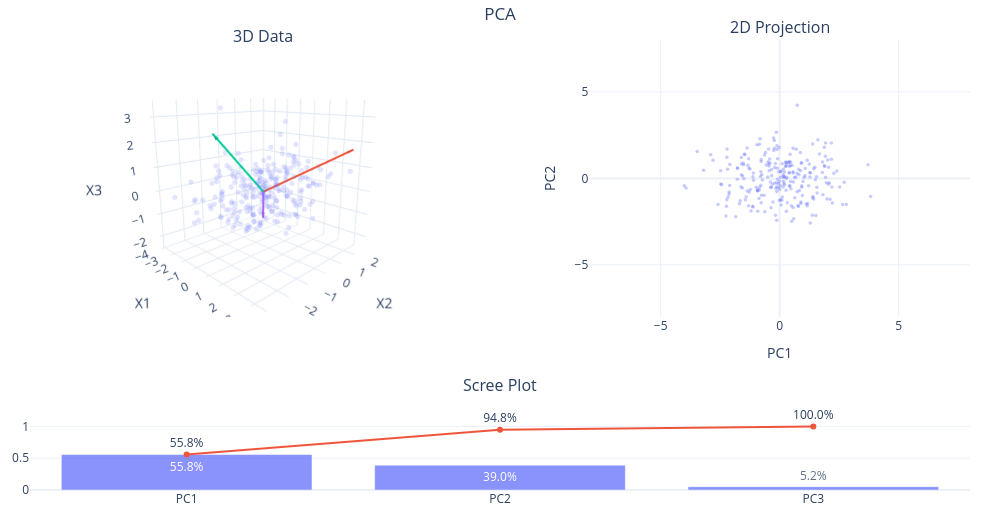

The notebook cell saved with this chart:
### Code cell
import os
import numpy as np
import plotly.graph_objects as go
from plotly.subplots import make_subplots
from sklearn.decomposition import PCA

def plot_pca_pipeline(output_path="./beamer/images/pca.png"):

    # Generate 3D data with variance/noise
    rng = np.random.default_rng(7)
    latent = rng.normal(size=(250, 2))
    basis = np.array([[1.0, 0.2], [0.4, 1.0], [0.8, -0.6]])
    X_3d = latent @ basis.T + rng.normal(scale=0.45, size=(250, 3))

    # Fit PCA for all components and extract 2D projection
    pca_full = PCA().fit(X_3d)
    pca_2d = PCA(n_components=2)
    X_pca = pca_2d.fit_transform(X_3d)
    
    var_exp = pca_full.explained_variance_ratio_
    cum_var_exp = np.cumsum(var_exp)

    # Subplot configuration
    fig = make_subplots(
        rows=2,
        cols=2,
        row_heights=[0.75, 0.25],
        column_widths=[0.55, 0.45],
        specs=[
            [{"type": "scene"}, {"type": "xy"}],
            [{"type": "xy", "colspan": 2}, None]
        ],
        subplot_titles=(
            "3D Data",
            "2D Projection",
            "Scree Plot"
        ),
        vertical_spacing=0.18,
        horizontal_spacing=0.10
    )

    # 1. Original 3D Scatter Plot
    fig.add_trace(
        go.Scatter3d(
            x=X_3d[:, 0],
            y=X_3d[:, 1],
            z=X_3d[:, 2],
            mode="markers",
            marker=dict(size=3, color="#636EFA", opacity=0.18),
            name="Data Points"
        ),
        row=1, col=1
    )

    # Add 3D Eigenvector arrows
    mean = pca_full.mean_
    components = pca_full.components_
    eigenvalues = pca_full.explained_variance_
    vector_colors = ["#EF553B", "#00CC96", "#AB63FA"]

    for i in range(3):
        vector = components[i] * np.sqrt(eigenvalues[i]) * 3.2
        tip = mean + vector

        # Line shaft
        fig.add_trace(
            go.Scatter3d(
                x=[mean[0], tip[0]],
                y=[mean[1], tip[1]],
                z=[mean[2], tip[2]],
                mode="lines",
                line=dict(color=vector_colors[i], width=4.0),
                name=f"Eigenvector {i+1}"
            ),
            row=1, col=1
        )

        # Arrowhead cone
        fig.add_trace(
            go.Cone(
                x=[tip[0]],
                y=[tip[1]],
                z=[tip[2]],
                u=[vector[0]],
                v=[vector[1]],
                w=[vector[2]],
                sizemode="absolute",
                sizeref=0.25,
                colorscale=[[0, vector_colors[i]], [1, vector_colors[i]]],
                showscale=False,
                anchor="tip"
            ),
            row=1, col=1
        )

    # 2. PCA 2D Projected Scatter Plot
    fig.add_trace(
        go.Scatter(
            x=X_pca[:, 0],
            y=X_pca[:, 1],
            mode="markers",
            marker=dict(size=3.5, color="#636EFA", opacity=0.35),
            name="PCA Scores"
        ),
        row=1, col=2
    )

    # 3. Scree Plot
    components_idx = ["PC1", "PC2", "PC3"]
    
    fig.add_trace(
        go.Bar(
            x=components_idx,
            y=var_exp,
            name="Individual Variance",
            text=[f"{v:.1%}" for v in var_exp],
            textposition="auto",
            marker_color="#636EFA",
            opacity=0.75
        ),
        row=2, col=1
    )

    fig.add_trace(
        go.Scatter(
            x=components_idx,
            y=cum_var_exp,
            mode="lines+markers+text",
            name="Cumulative Variance",
            text=[f"{v:.1%}" for v in cum_var_exp],
            textposition="top center",
            line=dict(color="#EF553B", width=2)
        ),
        row=2, col=1
    )

    # Layout configuration
    fig.update_layout(
        width=1000,
        height=520,
        template="plotly_white",
        showlegend=False,
        margin=dict(l=30, r=30, t=40, b=30),
        title={
            'text': "PCA",
            'x': 0.5,
            'xanchor': 'center',
        }
    )

    # Фиксиране на заглавието "3D Data" по-нагоре, за да не се застъпва
    fig.layout.annotations[0].update(y=0.98)

    # 3D Scene setup - Запълване на цялото вертикално пространство (от 0.23 до 0.98)
    fig.update_scenes(
        xaxis_title="X1",
        yaxis_title="X2",
        zaxis_title="X3",
        aspectmode="cube",
        camera=dict(
            eye=dict(x=1.5, y=-1.5, z=0.55),  # Приближаваме още малко камерата за увеличение
            center=dict(x=0, y=0, z=0)
        ),
        row=1, col=1
    )

    # Zoomed out 2D projection axes
    fig.update_xaxes(title_text="PC1", range=[-8, 8], row=1, col=2)
    fig.update_yaxes(title_text="PC2", range=[-8, 8], row=1, col=2)

    # Scree Plot Axes
    fig.update_xaxes(row=2, col=1)
    fig.update_yaxes(range=[0, 1.45], row=2, col=1)

    # Save output file
    out_dir = os.path.dirname(output_path)
    if out_dir:
        os.makedirs(out_dir, exist_ok=True)
    fig.write_image(output_path)

    fig.show()

# Run script
plot_pca_pipeline()

### Figure 1 — Plotly figure (JSON) as saved in the notebook; plotly's stock layout.template omitted (floating-point values rounded to 4 significant figures; data arrays with more than 128 entries replaced by an {"elided": "..."} marker saying what was removed)
{"data": [{"marker": {"color": "#636EFA", "opacity": 0.18, "size": 3}, "mode": "markers", "name": "Data Points", "scene": "scene", "type": "scatter3d", "x": {"elided": "250 float values"}, "y": {"elided": "250 float values"}, "z": {"elided": "250 float values"}}, {"line": {"color": "#EF553B", "width": 4}, "mode": "lines", "name": "Eigenvector 1", "scene": "scene", "type": "scatter3d", "x": [-0.1167, 3.167], "y": [-0.2189, 1.991], "z": [0.01654, 1.782]}, {"anchor": "tip", "colorscale": [[0, "#EF553B"], [1, "#EF553B"]], "scene": "scene", "showscale": false, "sizemode": "absolute", "sizeref": 0.25, "type": "cone", "u": [3.284], "v": [2.21], "w": [1.766], "x": [3.167], "y": [1.991], "z": [1.782]}, {"line": {"color": "#00CC96", "width": 4}, "mode": "lines", "name": "Eigenvector 2", "scene": "scene", "type": "scatter3d", "x": [-0.1167, 0.1799], "y": [-0.2189, -2.733], "z": [0.01654, 2.612]}, {"anchor": "tip", "colorscale": [[0, "#00CC96"], [1, "#00CC96"]], "scene": "scene", "showscale": false, "sizemode": "absolute", "sizeref": 0.25, "type": "cone", "u": [0.2966], "v": [-2.514], "w": [2.595], "x": [0.1799], "y": [-2.733], "z": [2.612]}, {"line": {"color": "#AB63FA", "width": 4}, "mode": "lines", "name": "Eigenvector 3", "scene": "scene", "type": "scatter3d", "x": [-0.1167, 0.7412], "y": [-0.2189, -0.8933], "z": [0.01654, -0.7347]}, {"anchor": "tip", "colorscale": [[0, "#AB63FA"], [1, "#AB63FA"]], "scene": "scene", "showscale": false, "sizemode": "absolute", "sizeref": 0.25, "type": "cone", "u": [0.8579], "v": [-0.6744], "w": [-0.7512], "x": [0.7412], "y": [-0.8933], "z": [-0.7347]}, {"marker": {"color": "#636EFA", "opacity": 0.35, "size": 3.5}, "mode": "markers", "name": "PCA Scores", "type": "scatter", "x": {"elided": "250 float values"}, "xaxis": "x", "y": {"elided": "250 float values"}, "yaxis": "y"}, {"marker": {"color": "#636EFA"}, "name": "Individual Variance", "opacity": 0.75, "text": ["55.8%", "39.0%", "5.2%"], "textposition": "auto", "type": "bar", "x": ["PC1", "PC2", "PC3"], "xaxis": "x2", "y": [0.5577, 0.3902, 0.0521], "yaxis": "y2"}, {"line": {"color": "#EF553B", "width": 2}, "mode": "lines+markers+text", "name": "Cumulative Variance", "text": ["55.8%", "94.8%", "100.0%"], "textposition": "top center", "type": "scatter", "x": ["PC1", "PC2", "PC3"], "xaxis": "x2", "y": [0.5577, 0.9479, 1.0], "yaxis": "y2"}], "layout": {"annotations": [{"font": {"size": 16}, "showarrow": false, "text": "3D Data", "x": 0.2475, "xanchor": "center", "xref": "paper", "y": 0.98, "yanchor": "bottom", "yref": "paper"}, {"font": {"size": 16}, "showarrow": false, "text": "2D Projection", "x": 0.7975, "xanchor": "center", "xref": "paper", "y": 1, "yanchor": "bottom", "yref": "paper"}, {"font": {"size": 16}, "showarrow": false, "text": "Scree Plot", "x": 0.5, "xanchor": "center", "xref": "paper", "y": 0.205, "yanchor": "bottom", "yref": "paper"}], "height": 520, "margin": {"b": 30, "l": 30, "r": 30, "t": 40}, "scene": {"aspectmode": "cube", "camera": {"center": {"x": 0, "y": 0, "z": 0}, "eye": {"x": 1.5, "y": -1.5, "z": 0.55}}, "domain": {"x": [0, 0.495], "y": [0.385, 1]}, "xaxis": {"title": {"text": "X1"}}, "yaxis": {"title": {"text": "X2"}}, "zaxis": {"title": {"text": "X3"}}}, "showlegend": false, "title": {"text": "PCA", "x": 0.5, "xanchor": "center"}, "width": 1000, "xaxis": {"anchor": "y", "domain": [0.595, 1], "range": [-8, 8], "title": {"text": "PC1"}}, "xaxis2": {"anchor": "y2", "domain": [0, 1]}, "yaxis": {"anchor": "x", "domain": [0.385, 1], "range": [-8, 8], "title": {"text": "PC2"}}, "yaxis2": {"anchor": "x2", "domain": [0, 0.205], "range": [0, 1.45]}}}
